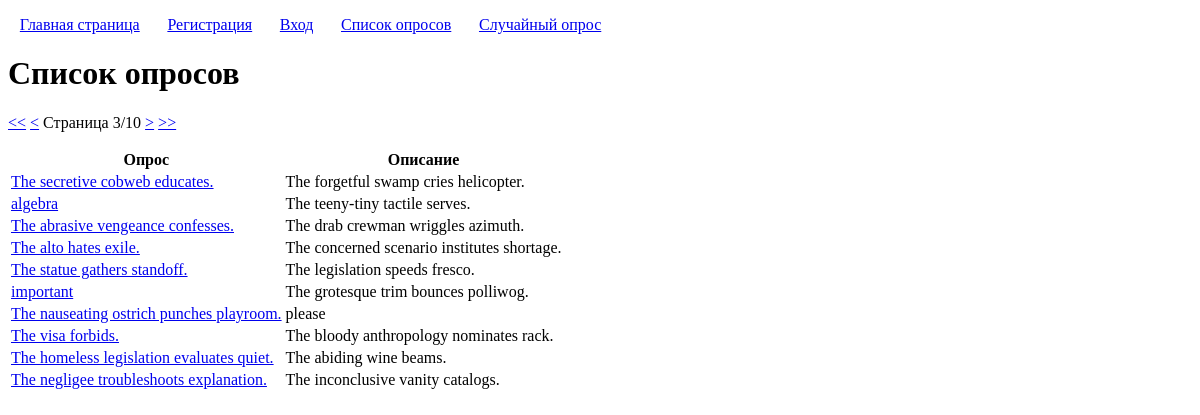
Page /polls/list/?page_number=3 on the committed database.
### enterpoll/models.py (models this page shows, shortened)
class Poll(models.Model):
	title = models.CharField('Заголовок', max_length=100, validators=[custom_validators.forbidden_words])
	description = models.CharField('Описание', max_length=100, blank=True, null=True, validators=[custom_validators.forbidden_words])
	user = models.ForeignKey(User, on_delete=models.CASCADE, verbose_name='Автор')
	created = models.DateTimeField('Время создания', auto_now_add=True)
	class Meta:
		constraints = [models.UniqueConstraint(fields=('title', 'user'), name="unique_poll" )]

### enterpoll/views.py (the view)
# urls.py: path("list/", views.PollsListView.as_view(), name="poll_list"),
class PollsListView(ListView):
	model = Poll
	ordering = '-created'
	paginate_by = 10
	page_kwarg = 'page_number'
	context_object_name = 'polls'
	template_name = 'enterpoll/polls_list.html'
	def get_context_data(self, **kwargs):
		context = super().get_context_data(**kwargs)
		context['page_kwarg'] = self.page_kwarg
		return context

### enterpoll/templatetags/pagination.py (called while the page is built)
@register.inclusion_tag('pagination.html')
def pagination(page_kwarg, page_obj):
	return {'page_kwarg': page_kwarg, 'page_obj': page_obj}

### enterpoll/templates/enterpoll/polls_list.html (shortened to what this page needs)
{% extends "enterpoll/base.html" %}
{% load pagination %}
{% block h1 %}Список опросов{% endblock h1 %}
{% block content %}
	{% if polls %}
		{% pagination page_kwarg page_obj %}
		<table>
			<thead>
				<tr>
					<th>Опрос</th>
					<th>Описание</th>
				</tr>
			</thead>
			<tbody>
				{% for poll in page_obj %}
					<tr>
						<td>
							<a href="{% url 'poll_page' poll.pk %}">{{ poll.title }}</a>
						</td>
						<td>
							{{ poll.description }}
						</td>
					</tr>
				{% endfor %}
			</tbody>
		</table>
	{% else %}
		<p>Опросы отсутствуют.</p>
	{% endif %}
{% endblock content %}

### rows in the picture
Poll: title "The secretive cobweb educates.", description "The forgetful swamp cries helicopter."
Poll: title "algebra", description "The teeny-tiny tactile serves."
Poll: title "The abrasive vengeance confesses.", description "The drab crewman wriggles azimuth."
Poll: title "The alto hates exile.", description "The concerned scenario institutes shortage."
Poll: title "The statue gathers standoff.", description "The legislation speeds fresco."
Poll: title "important", description "The grotesque trim bounces polliwog."
Poll: title "The nauseating ostrich punches playroom.", description "please"
Poll: title "The visa forbids.", description "The bloody anthropology nominates rack."
Poll: title "The homeless legislation evaluates quiet.", description "The abiding wine beams."
Poll: title "The negligee troubleshoots explanation.", description "The inconclusive vanity catalogs."

### other values in the picture
{{ page_obj.number }} "3"
{{ page_obj.paginator.num_pages }} "10"
